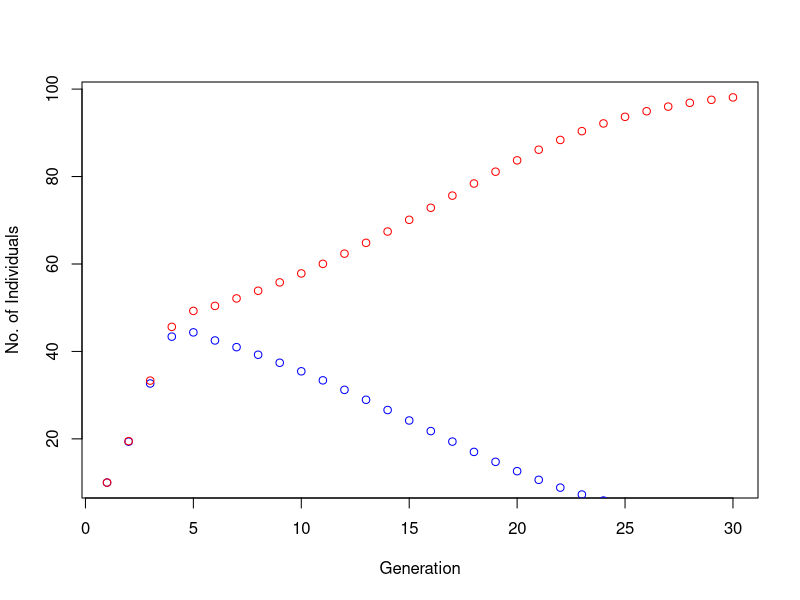
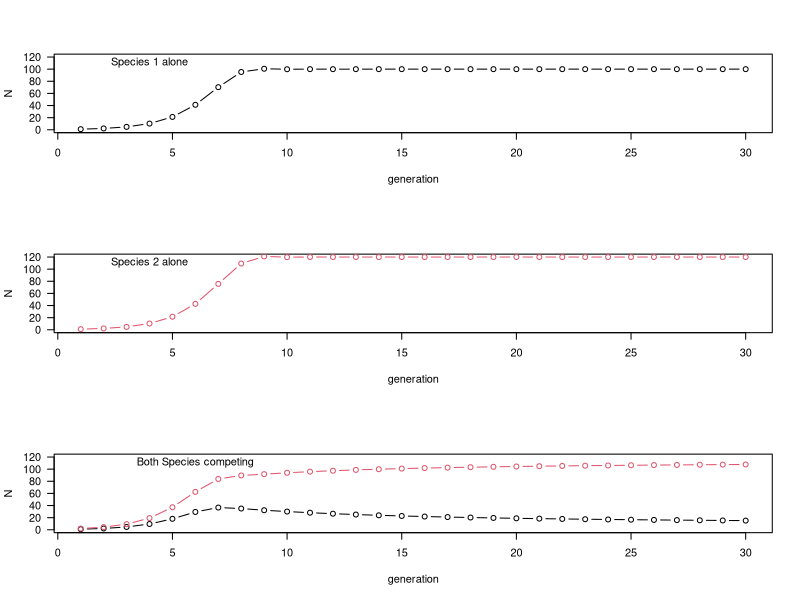

Write R code to recreate these figures, in order.
## ---- chunk 1
knitr::opts_chunk$set(echo = TRUE)
## ---- chunk 2
# Week 7 pres.
rm(list = ls()) 

LV.comp.pop.dyn <- function(sp1,sp2,generation,growth.rate.1, growth.rate.2,K1,K2,N12.coefficient,N21.coefficient){
  N1 <- sp1
  N2 <- sp2
  for (i in 2:generation) {
    N1[i] <- N1[i-1] + (growth.rate.1 * N1[i-1] * ((K1 - N1[i-1] - (N12.coefficient * N2[i-1]))/K1))
    N2[i] <- N2[i-1] + (growth.rate.2 * N2[i-1] * ((K2 - N2[i-1] - (N21.coefficient * N1[i-1]))/K2))
  }
  Dynamics <- data.frame(cbind(Generation = 1:generation, N1, N2))
  return(Dynamics)
}

q <- LV.comp.pop.dyn(sp1 = 10, sp2 = ,10, generation = 30,
                growth.rate.1 = 1.2, growth.rate.2 = 1.2,
                K1 = 100, K2 = 100,
                N12.coefficient = 1.2, N21.coefficient = 1.1)

plot(x = q$Generation, y = q$N2, type = "n", xlab = "Generation", ylab = "No. of Individuals")
points(q$N1, col = "blue")
points(q$N2, col = "red")
## ---- chunk 3
# debugging prof.s code
# WRONG CODE
# ADVICES: START FROM SCRATCH, 
# JUST GET INSPIRATION FROM MY CODE, WORK STEP BY STEP
grow<-function(start_1, start_2){
  num_gen <-30 # <= into <-
  N1 <- rep(0,10) 
  N2 <- rep(0,10)
  generation<-1:num_gen# rep(1, num_gen) into 1:num_gen
  growth.rate<-1.2
  K1<-100
  K2<-120
  a12<-0.8
  a21<-0.8
  N1[1]<-start_1 # 0 into 5
  N2[1]<-start_2 # start_2 into start_1
  for (i in 2:num_gen)  { # 2:3 into 2:num_gen
    N1[i] = N1[i-1] + (1.2* N1[i-1] * ((K1-N1[i-1]-(a12*N2[i-1]))/K1)) # growth rate of N1 is 3.2 =>1.2
    N2[i] = N2[i-1] + (growth.rate * N2[i-1] * ((K2-N2[i-1]-(a21*N1[i-1]))/K2))
    generation[1]=1
  } # ) into }, ends the for loop
      print (N1)
if (N1[1]>0){  # if N1[1] > 0
  plot(N1~generation,typ="b",ylim=c(0,max(c(K1,K2))),ylab="N") # min => max
}  else {
  plot(N1~generation,typ="n",ylim=c(0,max(c(K1,K2))),ylab="N") # min => max
}
print(N2)
if (N2[1]>0){
  lines(N2~generation,typ="b",col=2)}
} 
  par(mfrow=c(3,1),las=1) # removing mar; mfrow = c(3,1)
  
  grow(1,0)
  text(4,110,"Species 1 alone")
  
  grow(0,1)
  text(4,110,"Species 2 alone")
  
  grow(1,2)
  text(6,110,"Both Species competing")

